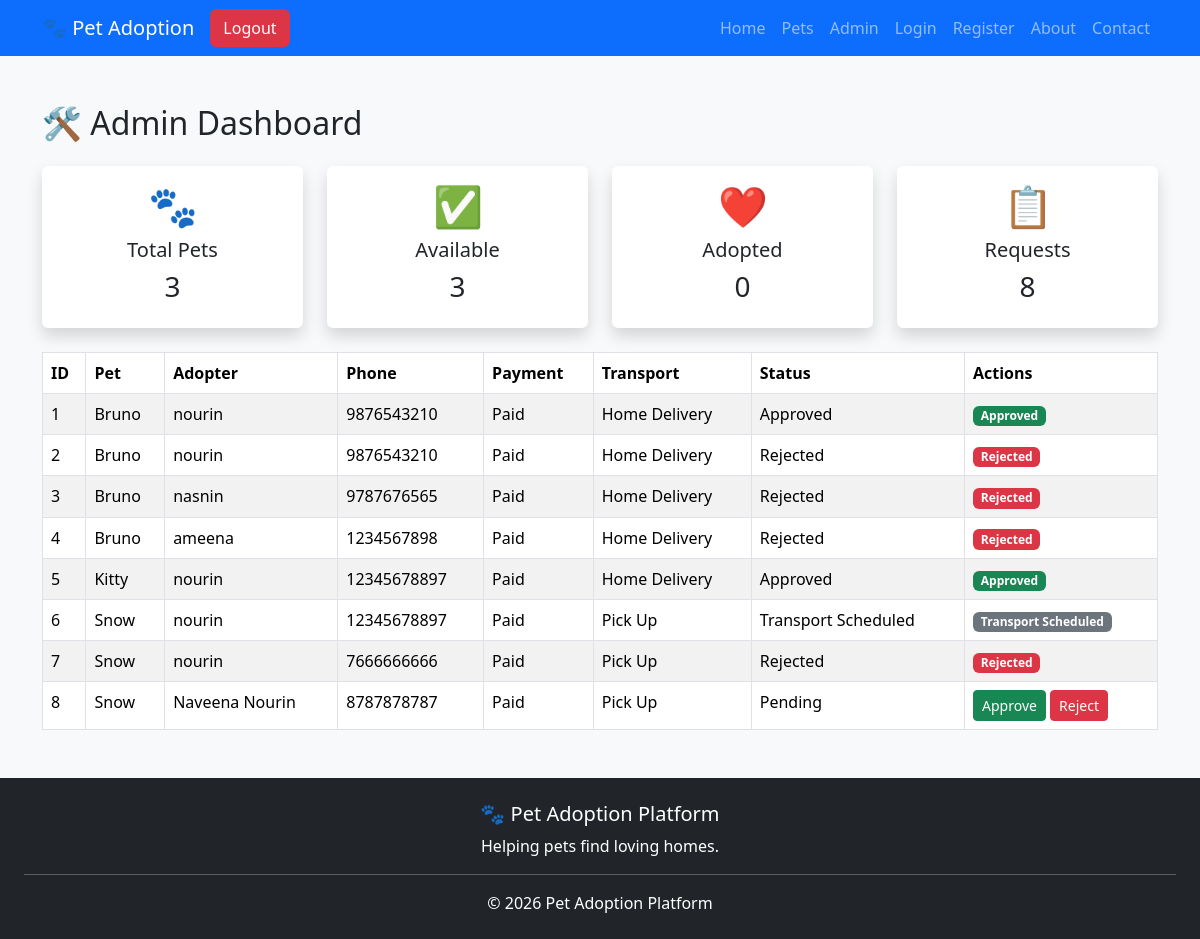
/admin, run on an earlier commit of the app's database.
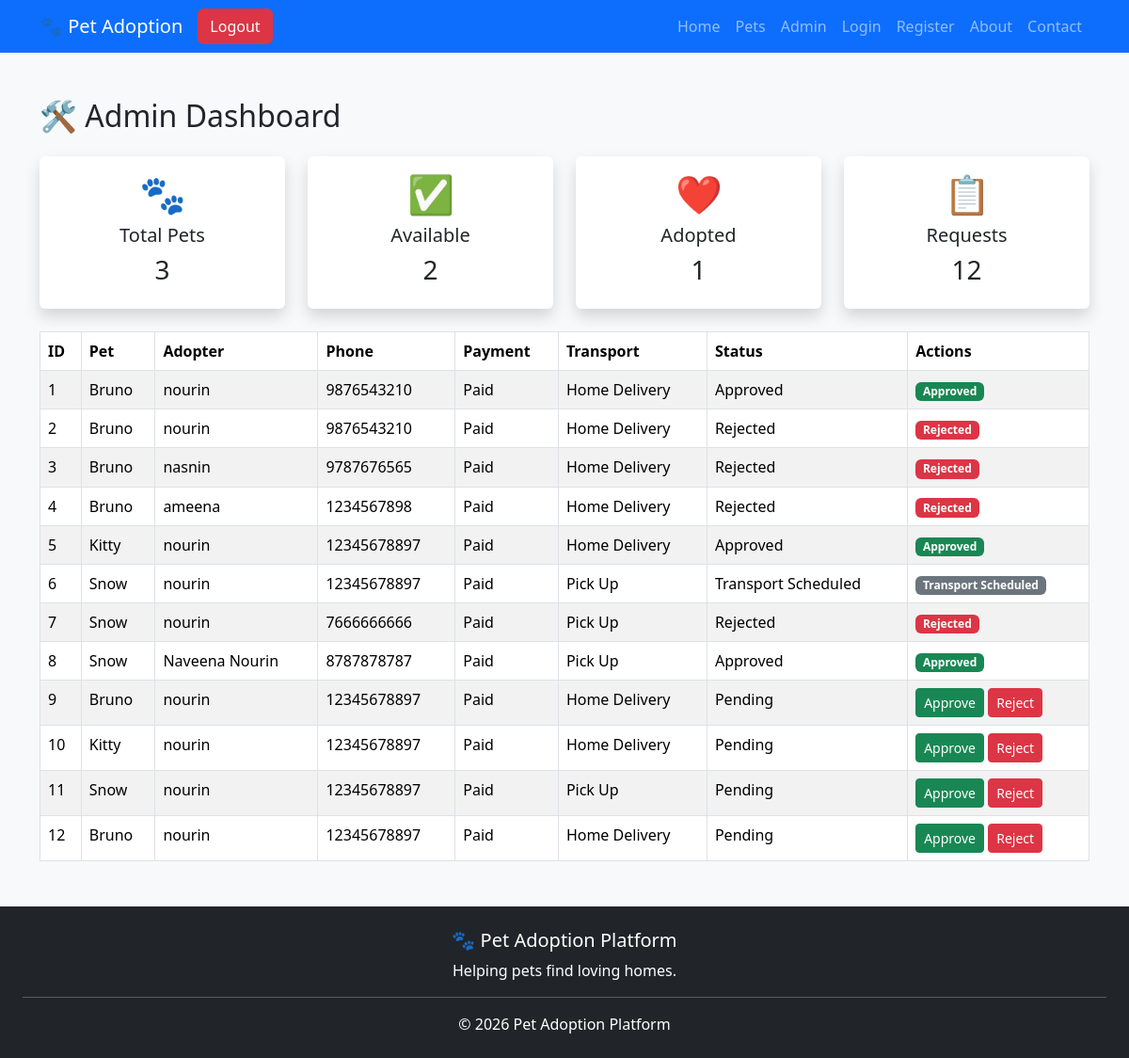
And on a later commit of the database.
### tables this page shows
CREATE TABLE adoptions(
        id INTEGER PRIMARY KEY AUTOINCREMENT,
        pet_id INTEGER,
        adopter_name TEXT,
        phone TEXT,
        address TEXT,
        payment_status TEXT,
        transport_method TEXT,
        request_status TEXT
    );

CREATE TABLE pets(
        id INTEGER PRIMARY KEY AUTOINCREMENT,
        name TEXT,
        breed TEXT,
        age TEXT,
        gender TEXT,
        vaccinated TEXT,
        description TEXT,
        image TEXT
    , status TEXT DEFAULT 'Available');

### app.py (the view)
@app.route('/admin')
def admin():
    conn = sqlite3.connect("database.db")
    cursor = conn.cursor()
    cursor.execute("SELECT COUNT(*) FROM pets")
    total_pets = cursor.fetchone()[0]
    cursor.execute("SELECT COUNT(*) FROM pets WHERE status='Available'")
    available_pets = cursor.fetchone()[0]
    cursor.execute("SELECT COUNT(*) FROM pets WHERE status='Adopted'")
    adopted_pets = cursor.fetchone()[0]
    cursor.execute("SELECT COUNT(*) FROM adoptions")
    total_requests = cursor.fetchone()[0]
    cursor.execute("""
    SELECT
        adoptions.id,
        pets.name,
        adoptions.adopter_name,
        adoptions.phone,
        adoptions.payment_status,
        adoptions.transport_method,
        adoptions.request_status
    FROM adoptions
    JOIN pets
    ON adoptions.pet_id = pets.id
    """)
    requests = cursor.fetchall()
    conn.close()
    return render_template(
        "admin.html",
        requests=requests,
        total_pets=total_pets,
        available_pets=available_pets,
        adopted_pets=adopted_pets,
        total_requests=total_requests
    )

### templates/admin.html (shortened to what this page needs)
<!DOCTYPE html>
<html>
<head>
    <link href="https://cdn.jsdelivr.net/npm/bootstrap@5.3.3/dist/css/bootstrap.min.css" rel="stylesheet">
</head>
<body class="bg-light">
{% include 'navbar.html' %}
<div class="container mt-5">
<h2 class="mb-4">
🛠 Admin Dashboard
</h2>
<div class="row mb-4">
    <div class="col-md-3">
        <div class="card text-center shadow border-0">
            <div class="card-body">
                <h1>🐾</h1>
                <h5>Total Pets</h5>
                <h3>{{ total_pets }}</h3>
            </div>
        </div>
    </div>
    <div class="col-md-3">
        <div class="card text-center shadow border-0">
            <div class="card-body">
                <h1>✅</h1>
                <h5>Available</h5>
                <h3>{{ available_pets }}</h3>
            </div>
        </div>
    </div>
    <div class="col-md-3">
        <div class="card text-center shadow border-0">
            <div class="card-body">
                <h1>❤️</h1>
                <h5>Adopted</h5>
                <h3>{{ adopted_pets }}</h3>
            </div>
        </div>
    </div>
    <div class="col-md-3">
        <div class="card text-center shadow border-0">
            <div class="card-body">
                <h1>📋</h1>
                <h5>Requests</h5>
                <h3>{{ total_requests }}</h3>
            </div>
        </div>
    </div>
</div>
<table class="table table-bordered table-striped">
<thead>
<tr>
<th>ID</th>
<th>Pet</th>
<th>Adopter</th>
<th>Phone</th>
<th>Payment</th>
<th>Transport</th>
<th>Status</th>
<th>Actions</th>
</tr>
</thead>
<tbody>
{% for request in requests %}
<tr>
<td>{{ request[0] }}</td>
<td>{{ request[1] }}</td>
<td>{{ request[2] }}</td>
<td>{{ request[3] }}</td>
<td>{{ request[4] }}</td>
<td>{{ request[5] }}</td>
<td>{{ request[6] }}</td>
<td>
{% if request[6] == "Pending" %}
<a href="{{ url_for('approve', request_id=request[0]) }}"
class="btn btn-success btn-sm">
Approve
</a>
<a href="{{ url_for('reject', request_id=request[0]) }}"
class="btn btn-danger btn-sm">
Reject
</a>
{% elif request[6] == "Approved" %}
<span class="badge bg-success">
Approved
</span>
{% elif request[6] == "Rejected" %}
<span class="badge bg-danger">
Rejected
</span>
{% else %}
<span class="badge bg-secondary">
{{ request[6] }}
</span>
{% endif %}
</td>
</tr>
{% endfor %}
</tbody>
</table>
</div>
{% include 'footer.html' %}
</body>
</html>

### templates/navbar.html (shortened to what this page needs)
<nav class="navbar navbar-expand-lg navbar-dark bg-primary">
    <div class="container">
        <a class="navbar-brand" href="/">
            🐾 Pet Adoption
        </a>
        <a href="{{ url_for('logout') }}" class="btn btn-danger">
    Logout
</a>
        <div class="collapse navbar-collapse" id="navbarNav">
            <ul class="navbar-nav ms-auto">
                <li class="nav-item">
                    <a class="nav-link" href="/">Home</a>
                </li>
                <li class="nav-item">
                    <a class="nav-link" href="/pets">Pets</a>
                </li>
                 <li class="nav-item">
                    <a class="nav-link" href="/admin">Admin</a>
                </li>
                <li class="nav-item">
                    <a class="nav-link" href="/login">Login</a>
                </li>
                <li class="nav-item">
                    <a class="nav-link" href="/register">Register</a>
                </li>
                <li class="nav-item">
    <a class="nav-link" href="{{ url_for('about') }}">
        About
    </a>
</li>
<li class="nav-item">
    <a class="nav-link" href="{{ url_for('contact') }}">
        Contact
    </a>
</li>
            </ul>
        </div>
    </div>
</nav>

### templates/footer.html
<footer class="bg-dark text-white text-center p-4 mt-5">
    <h5>🐾 Pet Adoption Platform</h5>
    <p>
        Helping pets find loving homes.
    </p>
    <hr class="bg-light">
    <p class="text-center mb-0">
    © 2026 Pet Adoption Platform
</p>
</footer>

What changed in the data, as far as the page shows it:
changed adoptions "Naveena Nourin": request_status "Pending" → "Approved"; request_status "Approve Reject" → "Approved"
added adoptions: id "9", name "Bruno", adopter_name "nourin", phone "12345678897", payment_status "Paid", transport_method "Home Delivery", request_status "Pending"
added adoptions: id "10", name "Kitty", adopter_name "nourin", phone "12345678897", payment_status "Paid", transport_method "Home Delivery", request_status "Pending"
added adoptions: id "11", name "Snow", adopter_name "nourin", phone "12345678897", payment_status "Paid", transport_method "Pick Up", request_status "Pending"
added adoptions: id "12", name "Bruno", adopter_name "nourin", phone "12345678897", payment_status "Paid", transport_method "Home Delivery", request_status "Pending"
Also different on the page:
{{ available_pets }}: "3" → "2"
{{ adopted_pets }}: "0" → "1"
{{ total_requests }}: "8" → "12"
